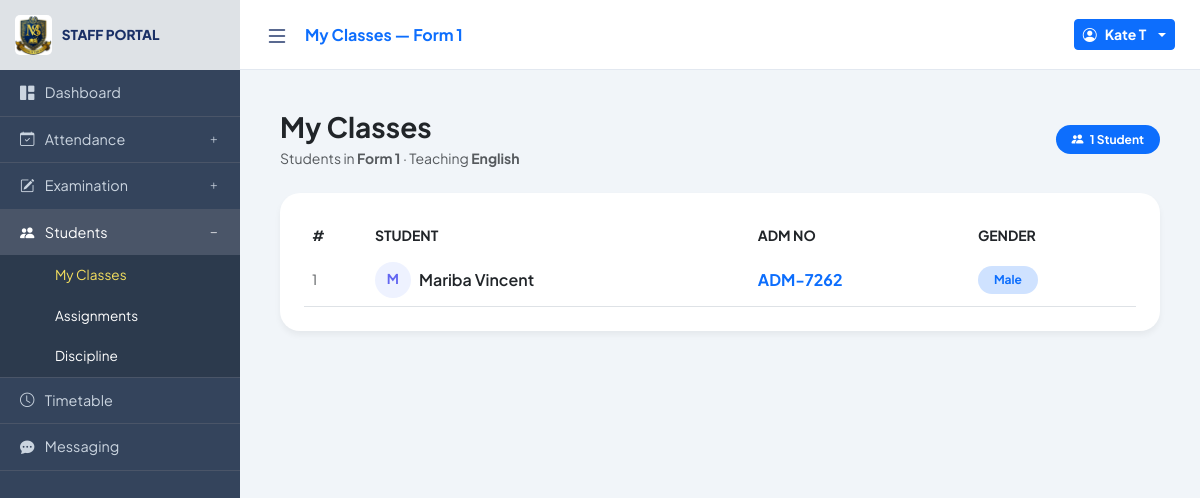
The app's page /lecturer/my_classes.php (signed in) with its own data.
### tables this page shows
CREATE TABLE `teachers` (
  `teacher_id` int NOT NULL,
  `user_id` int NOT NULL,
  `employee_id` varchar(50) DEFAULT NULL,
  `full_name` varchar(100) NOT NULL,
  `email` varchar(100) NOT NULL,
  `phone` varchar(20) DEFAULT NULL,
  `qualification` varchar(255) DEFAULT NULL,
  `experience` varchar(50) DEFAULT NULL,
  `assigned_form` varchar(50) DEFAULT NULL,
  `assigned_subject` varchar(100) DEFAULT NULL,
  `subject_id` int DEFAULT NULL,
  `status` enum('Active','Inactive') DEFAULT 'Active',
  `created_at` timestamp NULL DEFAULT CURRENT_TIMESTAMP
);

CREATE TABLE `students` (
  `student_id` int NOT NULL,
  `user_id` int NOT NULL,
  `adm_no` varchar(20) DEFAULT NULL,
  `full_name` varchar(100) NOT NULL,
  `gender` enum('Male','Female','Other') DEFAULT NULL,
  `form` varchar(20) DEFAULT NULL,
  `email` varchar(100) DEFAULT NULL,
  `dob` date DEFAULT NULL,
  `address` varchar(255) DEFAULT NULL,
  `password` varchar(255) DEFAULT NULL,
  `parent_name` varchar(100) DEFAULT NULL,
  `parent_contact` varchar(20) DEFAULT NULL,
  `status` enum('Active','Suspended','Graduated') DEFAULT 'Active',
  `created_at` timestamp NULL DEFAULT CURRENT_TIMESTAMP
);

### lecturer/my_classes.php (the view, shortened to what this page needs)
<?php
include('../database/db_connect.php');
$staff_id = (int) $_SESSION['user_id'];
$staff_query = $conn->query("SELECT full_name, assigned_form, assigned_subject FROM teachers WHERE teacher_id = $staff_id");
$user_data = $staff_query->fetch_assoc() ?: [];
$assigned_form      = $user_data['assigned_form']    ?? '';
$assigned_subject   = $user_data['assigned_subject'] ?? '';
$students = [];
if ($assigned_form) {
    $stmt = $conn->prepare("SELECT student_id, full_name, adm_no, gender FROM students WHERE form = ? ORDER BY full_name ASC");
    $stmt->bind_param("s", $assigned_form);
    $stmt->execute();
    $res = $stmt->get_result();
    while ($row = $res->fetch_assoc()) $students[] = $row;
}
?>
<!DOCTYPE html>
<html lang="en">
<head>
    <link href="https://cdn.jsdelivr.net/npm/bootstrap@5.3.0/dist/css/bootstrap.min.css" rel="stylesheet">
    <link rel="stylesheet" href="https://cdn.jsdelivr.net/npm/bootstrap-icons@1.11.0/font/bootstrap-icons.css">
</head>
<body>
<?php include('includes/sidebar.php'); ?>
<?php include('includes/topbar.php'); ?>
<main class="main-content">
    <div class="d-flex justify-content-between align-items-center mb-4 flex-wrap gap-3">
        <div>
            <h3 class="fw-bold mb-1">My Classes</h3>
            <p class="text-muted small mb-0">
                Students in
                <strong><?php echo htmlspecialchars($assigned_form ?: 'your assigned form'); ?></strong>
                <?php if ($assigned_subject): ?>
                    &middot; Teaching <strong><?php echo htmlspecialchars($assigned_subject); ?></strong>
                <?php endif; ?>
            </p>
        </div>
        <?php if (!empty($students)): ?>
            <span class="badge rounded-pill bg-primary px-3 py-2 fw-bold">
                <i class="bi bi-people-fill me-1"></i>
                <?php echo count($students); ?> Student<?php echo count($students) === 1 ? '' : 's'; ?>
            </span>
        <?php endif; ?>
    </div>
    <div class="card p-4">
        <?php if (!$assigned_form): ?>
            <div class="alert alert-warning rounded-4 mb-0">
                <i class="bi bi-exclamation-triangle me-2"></i>
                You don't have an assigned class yet. Ask your admin to assign you a form.
            </div>
        <?php else: ?>
            <div class="table-responsive">
                <table class="table align-middle mb-0">
                    <thead>
                        <tr class="text-muted small text-uppercase">
                            <th class="border-0">#</th>
                            <th class="border-0">Student</th>
                            <th class="border-0">Adm No</th>
                            <th class="border-0">Gender</th>
                        </tr>
                    </thead>
                    <tbody>
                        <?php foreach ($students as $i => $s): ?>
                            <tr class="border-bottom">
                                <td class="text-muted small"><?php echo $i + 1; ?></td>
                                <td>
                                    <div class="d-flex align-items-center gap-2">
                                        <span class="avatar-sm">
                                            <?php echo htmlspecialchars(strtoupper(substr($s['full_name'] ?? '?', 0, 1))); ?>
                                        </span>
                                        <span class="fw-semibold"><?php echo htmlspecialchars($s['full_name'] ?? ''); ?></span>
                                    </div>
                                </td>
                                <td class="fw-bold text-primary"><?php echo htmlspecialchars($s['adm_no'] ?? ''); ?></td>
                                <td>
                                    <?php
                                        $gender = $s['gender'] ?? '—';
                                        $gender_class = match($gender) {
                                            'Male'   => 'bg-primary-subtle text-primary',
                                            'Female' => 'bg-danger-subtle text-danger',
                                            default  => 'bg-light text-dark',
                                        };
                                    ?>
                                    <span class="badge rounded-pill <?php echo $gender_class; ?> px-3 py-2">
                                        <?php echo htmlspecialchars($gender); ?>
                                    </span>
                                </td>
                            </tr>
                        <?php endforeach; ?>
                    </tbody>
                </table>
            </div>
        <?php endif; ?>
    </div>
</main>
</body>
</html>

### lecturer/my_classes.php (style rules this page uses)
:root { --sidebar-bg: #34445c; --submenu-bg: #2c3a4d; --primary-blue: #1a3066; --sidebar-width: 240px; }
body { font-family: 'Plus Jakarta Sans', sans-serif; background-color: #f1f5f9; margin:0; overflow-x: hidden; transition: all 0.3s; }
.main-content { margin-left: var(--sidebar-width); padding: 40px; transition: all 0.3s ease; }
.card { border: none; border-radius: 20px; box-shadow: 0 4px 6px rgba(0,0,0,0.05); }
.avatar-sm { width: 36px; height: 36px; border-radius: 50%; background: #eef2ff; color: #6366f1; font-weight: 700; display: inline-flex; align-items: center; justify-content: center; font-size: 0.85rem; }

### records on screen
teachers: assigned_form "Form 1", assigned_subject "English"
students: full_name "M", full_name "Mariba Vincent", adm_no "ADM-7262", gender "Male"

### other values on screen
$extra_label "My Classes — Form 1"
$staff_display_name "Kate T"
count($students) "1"
